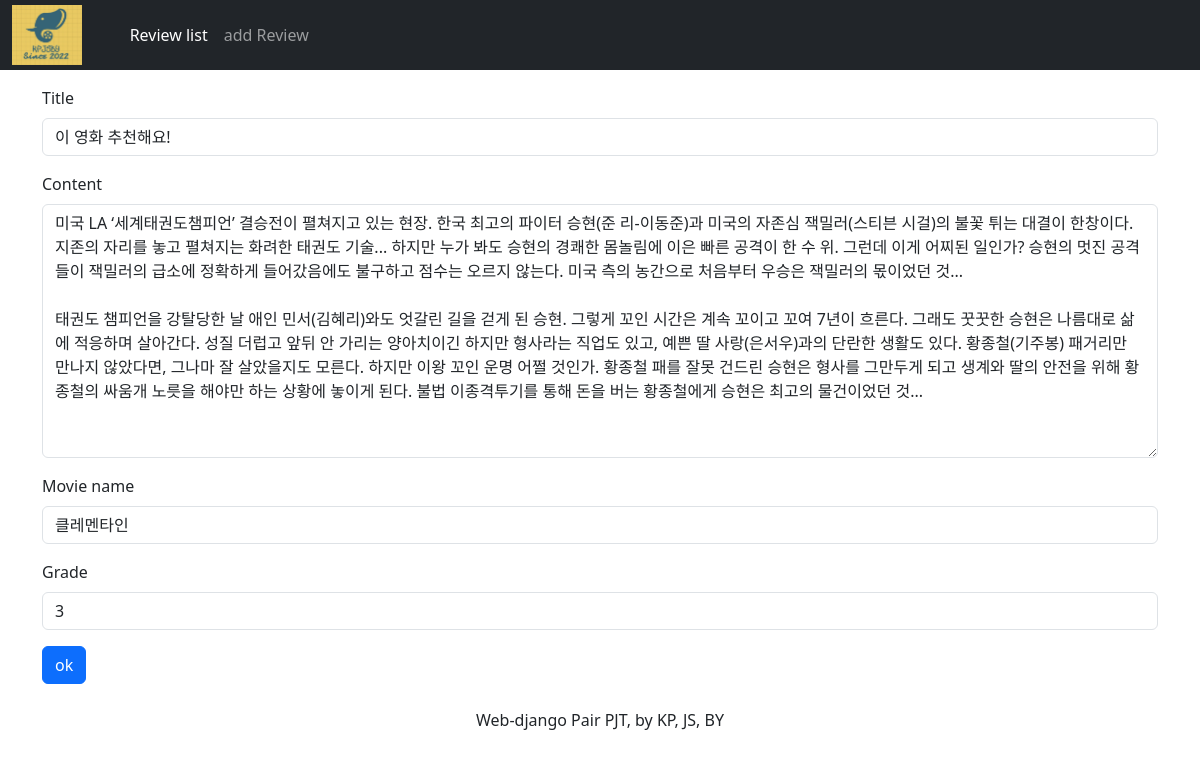
The app's page /update/6, older data.
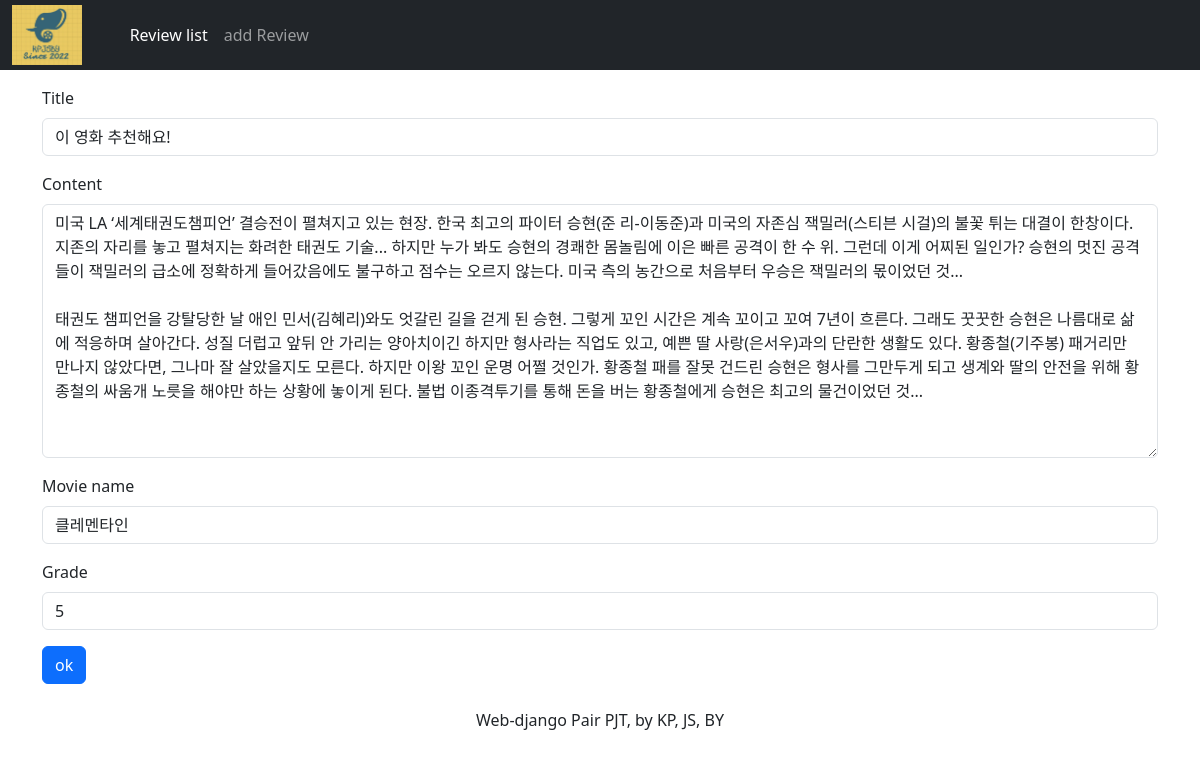
The same page, newer data.
### reviews/models.py (models this page shows)
class Reviews(models.Model):
    title = models.CharField(max_length=20)
    content = models.TextField()
    movie_name = models.CharField(max_length=20)
    grade = models.IntegerField(default=3)
    created_at = models.DateTimeField(auto_now_add=True)
    updated_at = models.DateTimeField(auto_now=True)

### reviews/views.py (the view)
# urls.py: path("update/<int:pk>", views.update, name="update"),
def update(request, pk):
    review = Reviews.objects.get(pk=pk)
    if request.method == "POST":
        review_form = ReviewForm(request.POST, instance=review)
        if review_form.is_valid():
            review_form.save()
            return redirect("reviews:detail", review.pk)
    else:
        review_form = ReviewForm(instance=review)
    context = {
        "review_form": review_form,
        "review": review,
    }
    return render(request, "reviews/create.html", context)

### reviews/forms.py
class ReviewForm(ModelForm):
    class Meta:
        model = Reviews
        fields = "__all__"
        widgets = {
            "grade": NumberInput(
                attrs={
                    "maxlength": "1",
                    "max": "5",
                    "min": "1",
                }
            ),
        }

### reviews/templates/reviews/create.html (shortened to what this page needs)
{% extends 'base.html' %}
{% load django_bootstrap5 %}
{% load static %}
{% block content %}
<div class="container my-3">
  <form action="" method="POST">
    {% bootstrap_field review_form.title %}
    {% bootstrap_field review_form.content %}
    {% bootstrap_field review_form.movie_name %}
    {% bootstrap_field review_form.grade max="5" min="1" %}
    {% bootstrap_button button_type="submit" content="ok" %}
  </form>
</div>
{% endblock %}

Row changes from the older to the newer data that the page shows:
changed Reviews "이 영화 추천해요!": grade "3" → "5"
